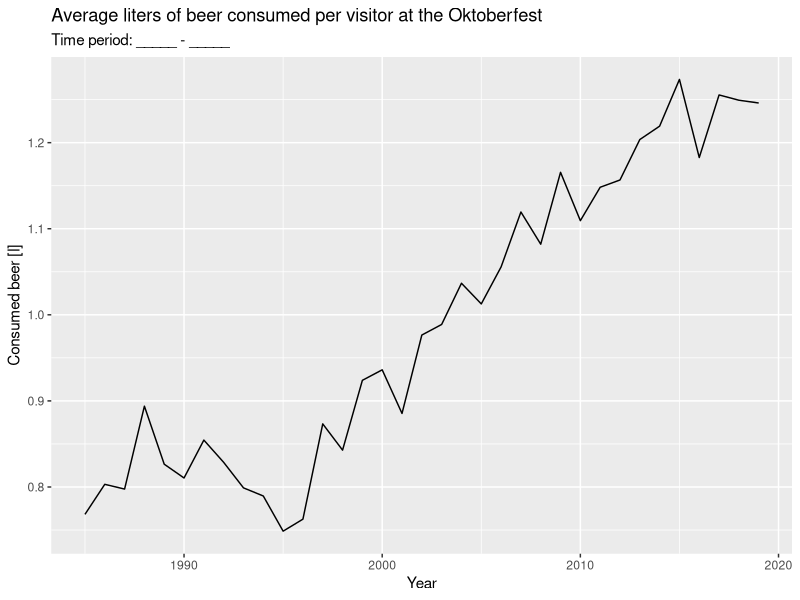
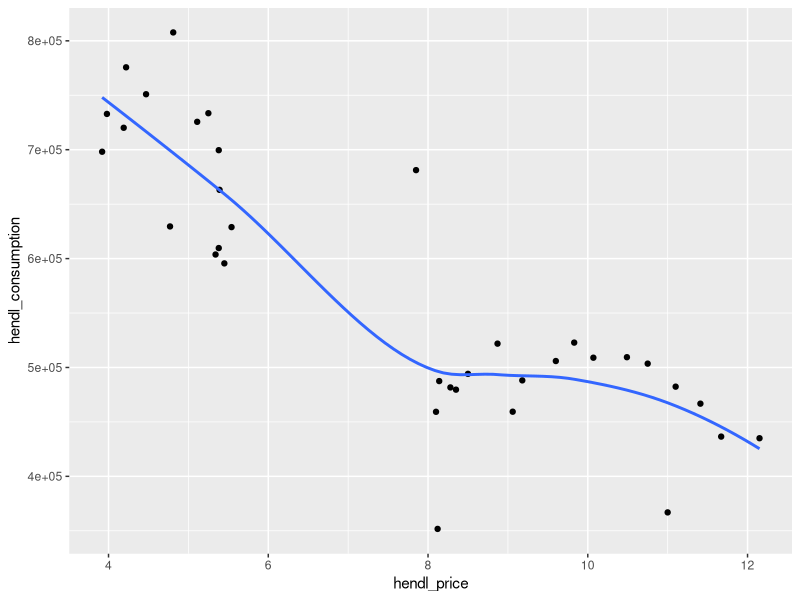
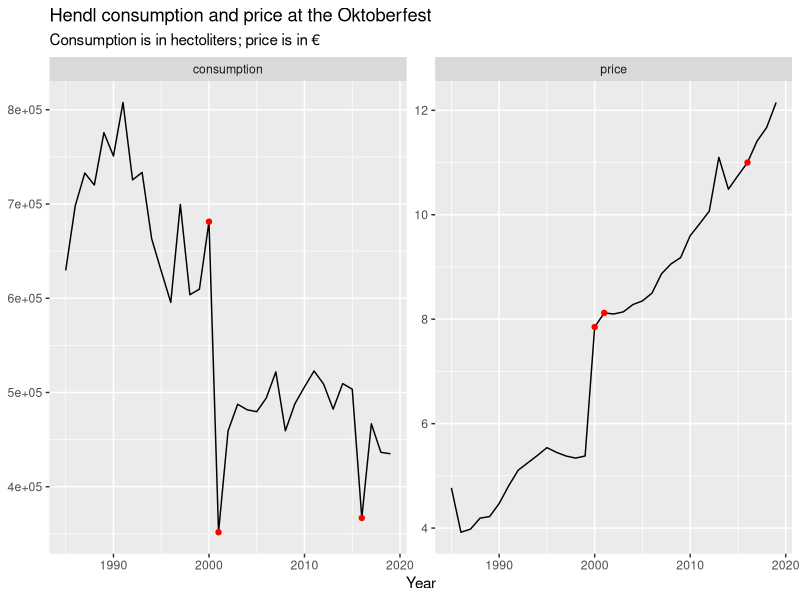

Recreate these plots in R, in order.
## ---- chunk 1
library(tidyverse)
of <- read_csv("oktoberfest-en.csv")
of
## ---- chunk 2
of %>% pull(year)
## ---- chunk 3
of %>%
  mutate(beer_per_visitor_l = (100 * beer_consumption_hl) / 
           (visitors_total * 1000000)) %>%
  ggplot(data = ., mapping = aes(x = year, y = beer_per_visitor_l)) +
  geom_line() +
  labs(
    title = "Average liters of beer consumed per visitor at the Oktoberfest",
    subtitle = "Time period: _____ - _____", 
    x = "Year",
    y = "Consumed beer [l]"
  )
## ---- chunk 4
ggplot(data = of, mapping = aes(x = hendl_price, y = hendl_consumption)) +
  geom_point() +
  geom_smooth(se = FALSE)
## ---- chunk 5
ofp <- of %>%
  select(year, starts_with("hendl")) %>%
  mutate(is_outlier = case_when(
    hendl_price > 6 & hendl_consumption > 6e5 ~ TRUE,
    hendl_consumption < 4e5 ~ TRUE,
    TRUE ~ FALSE
  )) %>%
  pivot_longer(
    cols = starts_with("hendl"), 
    names_to = "variable", 
    values_to = "value", 
    names_pattern = "hendl_(.*)"
  )

ggplot(data = ofp, aes(x = year, y = value)) +
  geom_line() +
  geom_point(data = filter(ofp, is_outlier), color = "red") +
  facet_wrap(~ variable, scales = "free_y") +
  labs(
    x = "Year",
    y = NULL,
    title = "Hendl consumption and price at the Oktoberfest",
    subtitle = "Consumption is in hectoliters; price is in €"
  )
